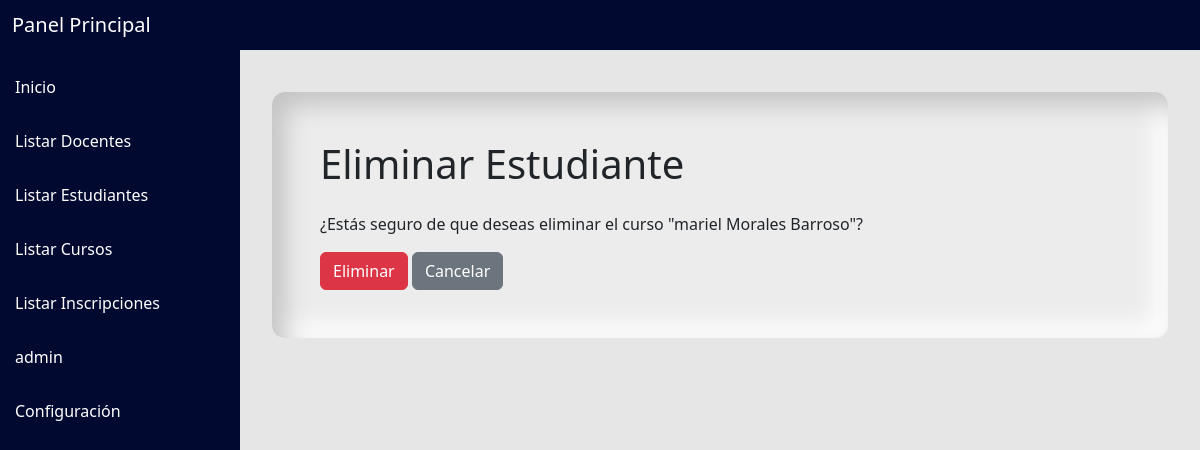
Page /eliminar_estudiante/1/ on the committed database.
### curso/models.py (models this page shows, shortened)
class Estudiante(models.Model):
    usiuario_e = models.OneToOneField(User, on_delete=models.CASCADE)
    imagen_e  = models.ImageField(upload_to='estudiantes', null=True, blank=True)
    matricula = models.CharField(max_length=10, null=True, blank=True ,unique=True)

### curso/views.py (the view)
# urls.py: path('eliminar_estudiante/<int:id>/', views.eliminar_Estudiante, name='eliminar_estudiante'),
def eliminar_Estudiante(request, id):
    estudiante = get_object_or_404(Estudiante, id=id)
    if request.method == 'POST':
        estudiante.delete()
        return redirect('listar_estudiantes')
    return render(request, 'estudiantes/eliminar_estudiante.html', {'estudiante': estudiante})

### curso/templates/estudiantes/eliminar_estudiante.html (shortened to what this page needs)
{% extends 'base.html' %}
{% load crispy_forms_tags %}
{% block content %}
<section class="pt-5 pb-5 container">
    <br>
    <div class="contenido p-5">
        <h1 class="text-start pb-3">Eliminar Estudiante</h1>
        <p>¿Estás seguro de que deseas eliminar el curso "{{ estudiante.usiuario_e.first_name }} {{ estudiante.usiuario_e.last_name }}"?</p>
        <form method="post">
            <button class="btn btn-danger" type="submit">Eliminar</button>
            <a class="btn btn-secondary" href="{% url 'listar_estudiantes' %}">Cancelar</a>
        </form>
    </div>
</section>
{% endblock %}

### static/css/style.css (style rules this page uses)
body { background: rgb(230, 230, 230); }
.contenido { border-radius: 13px; background: #ececec; box-shadow: inset 13px 13px 24px #c4c4c4, inset -13px -13px 24px #ffffff; }
body { overflow-x: hidden; }

### rows in the picture
Estudiante: usiuario_e.first_name "mariel", usiuario_e.last_name "Morales Barroso"
